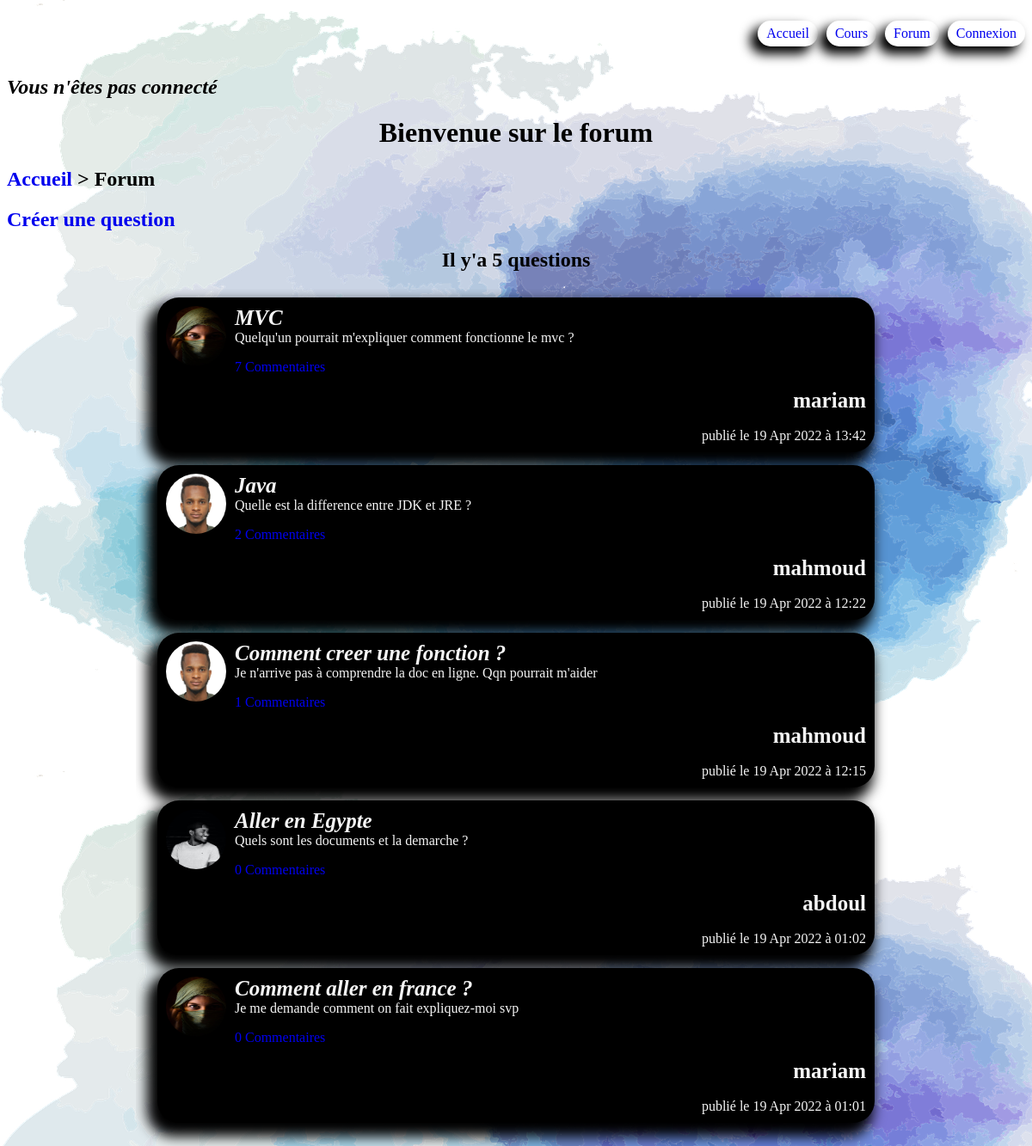
Screenshot of /index.php?location=forum with the database file from the repository.
### tables this page shows
CREATE TABLE `questions` (
  `id` int NOT NULL,
  `userID` int NOT NULL,
  `title` varchar(255) NOT NULL,
  `content` text NOT NULL,
  `question_date` datetime NOT NULL DEFAULT CURRENT_TIMESTAMP
);

CREATE TABLE `members` (
  `id` int NOT NULL,
  `firstName` varchar(255) NOT NULL,
  `lastName` varchar(255) NOT NULL,
  `birthday` date NOT NULL,
  `email` varchar(255) NOT NULL,
  `username` varchar(255) NOT NULL,
  `password_` varchar(255) NOT NULL,
  `inscription_date` datetime NOT NULL DEFAULT CURRENT_TIMESTAMP,
  `gender` varchar(10) NOT NULL,
  `picture` varchar(255) NOT NULL,
  `status_` varchar(20) NOT NULL DEFAULT 'not_answered',
  `level_` int NOT NULL DEFAULT '0'
);

### Controller/controller.php (called while the page is built, shortened)
<?php
require("Model/model.php");
function forum()
{
    $questions= allQuestions();
    $total= totalQuestions();
    require('View/forum.php');
}

### Model/model.php (called while the page is built, shortened)
<?php
function dataBaseConnexion()
{
    try
    {
        $data_base= new PDO('mysql:host=localhost;dbname=WebProject;charset=utf8', 'root', 'Moud1997@');
        return $data_base;
    }
    catch(Exception $e)
    {
        die("Erreur : ".$e->getMessage());
    }
}
function allQuestions()
{
    $data_base= dataBaseConnexion();
    $members= $data_base->query('SELECT questions.id as id, userID, username, content, title, picture, DATE_FORMAT(question_date, \'%d %b %Y à %H:%i\') AS date_ FROM members, questions WHERE questions.userID= members.id ORDER BY id desc');
    $members->execute();
    return $members;
}
function totalQuestions()
{
    $data_base= dataBaseConnexion();
    $number= $data_base->prepare("SELECT COUNT(*) AS total FROM questions");
    $number->execute();
    $total= $number->fetch();
    return $total;
}
function numberCommentsforEachQuestion($idQuestion)
{
    $data_base= dataBaseConnexion();
    $number= $data_base->prepare("SELECT COUNT(*) as total FROM `comments` WHERE questionID= ?");
    $number->execute([$idQuestion]);
    $total= $number->fetch();
    return $total;
}

### View/forum.php (the view, shortened to what this page needs)
<!DOCTYPE html>
<html lang="en">
<head>
    <link rel="stylesheet" href="Public/CSS/menu.css?ts=<?=time()?>">
    <link rel="stylesheet" href="Public/CSS/forum.css?ts=<?=time()?>">
    <link rel="stylesheet" href="Public/CSS/signupAndLogin.css?ts=<?=time()?>">
</head>
<body>
    <?php require('header.php'); ?>
    <?php if(isset($_SESSION['connected'])) :?>
        <h2><em>Bonjour <?=$_SESSION['username']?></em></h2>
    <?php else :?>
        <h2><em>Vous n'êtes pas connecté</em></h2>
    <?php endif ?>
    <h1>Bienvenue sur le forum</h1>
    <h2><a href="index.php?location=home">Accueil</a> > Forum</h2>
    <?php if(isset($_SESSION['connected'])) :?>
        <h2 class="info-form">Créer une question</h2>
        <div class="form">
            <form action="index.php?location=questions" method="post">
                <fieldset>
                    <label for="">Titre: </label><input type="text" name="title" id="" placeholder="Titre"><br>
                    <?php if(isset($errors['title'])) :?>
                        <p class="errors"><?=$errors['title']?></p>
                    <?php endif ?>
                    <textarea name="content" id="" cols="30" rows="10" placeholder="Ecrire le contenu de votre question ici !!!"></textarea><br>
                    <?php if(isset($errors['content'])) :?>
                        <p class="errors"><?=$errors['content']?></p>
                    <?php endif ?>
                    <div class="submit">
                        <input type="reset" value="Annuler"><input type="submit" value="Publier"><br>
                    </div>
                    Tous les champs sont obligatoires
                </fieldset>
            </form>
        </div>
    <?php else: ?>
        <h2><a href="index.php?location=login">Créer une question</a></h2>
    <?php endif?>
    <?php if(isset($total)): ?>
        <h2 class="total">Il y'a <?=$total['total']?> questions</h2>
    <?php endif?>
    <?php if(isset($questions)): ?>
        <div class="all">
            <div id="refresh">
                <?php while($data= $questions->fetch()) : ?>
                    <div class="questions">
                        <div class="question">
                            <a href="index.php?location=otherProfile&userID=<?=$data['userID']?>"><img class="pic" src="<?=$data['picture']?>" alt=""></a>
                            <div class="content">
                                <strong><em><?=$data['title']?></em></strong>
                                <?=$data['content']?>
                                <?php $totalComments= numberCommentsforEachQuestion($data['id']);?>
                                <p><a href="index.php?location=comment&idQuestion=<?=$data['id']?>"><?=$totalComments['total']?> Commentaires</a></p>
                            </div>
                        </div>
                        <div class="info">
                            <strong><?=$data['username']?></strong><br>
                            publié le <?=$data['date_']?>
                        </div>
                    </div>
                <?php endwhile ?>
            </div>
        </div>
    <?php endif?>
</body>
</html>

### index.php (shortened to what this page needs)
<?php
require("Controller/controller.php");
if(isset($_GET['location']))
{
    switch($_GET['location'])
    {
        case $_GET['location'] == "forum":
            forum();
            break;
    }
}
else
{
    homePage();
}

### View/header.php
<div class="menu">
    <ul>
        <li>
            <a href="index.php?location=homePage">Accueil</a>
        </li>
        <li>
            <a href="index.php?location=cours">Cours</a>
        </li>
        <li>
            <a href="index.php?location=forum">Forum</a>
        </li>
        <?php if(isset($_SESSION['connected'])) : ?>
            <li class="picture">
                <a href="index.php?location=profile">
                    <img src="<?=$_SESSION['picture']?>" alt="">
                    <div id="green_light"></div>
                </a>
            </li>
        <?php else: ?>
            <li>
                <a href="index.php?location=login">Connexion</a>
            </li>
        <?php endif?>
    </ul>
</div>

### Public/CSS/menu.css (style rules this page uses)
.menu { display: block; height: 60px; position: relative; }
.menu ul { position: absolute; right: 0; display: flex; }
.menu ul li { margin-left: 10px; display: flex; align-items: center; align-content: center; list-style-type: none; height: 30px; padding: 0 10px; border-radius: 15px; background-color: rgb(255, 255, 255); -webkit-box-shadow: -8px 8px 13px 1px #000000; box-shadow: -8px 8px 13px 1px #000000; transition: all ease-in-out 1s; }
a { text-decoration: none; }

### Public/CSS/forum.css (style rules this page uses)
body { background: url("../Image/fond5.png"); }
h1, .total { text-align: center; font-family: "Brush Script MT", cursive; }
h2, strong { font-family: "Brush Script MT", cursive; }
.all { overflow: auto; height: 82vh; margin: 0 150px; padding: 10px 25px; }
.pic { height: 70px; width: 70px; border-radius: 50%; margin-right: 10px; }
.questions { background-color: rgb(0, 0, 0); padding: 10px; border-radius: 25px; margin-bottom: 15px; color: whitesmoke; -webkit-box-shadow: -7px 11px 15px 5px #000000; box-shadow: -7px 11px 15px 5px #000000; }
.question { display: flex; flex-direction: row; flex-wrap: nowrap; justify-content: flex-start; align-items: stretch; align-content: stretch; }
.content { display: flex; flex-direction: column; flex-wrap: nowrap; justify-content: flex-start; align-items: stretch; align-content: stretch; }
strong { font-family: "Brush Script MT", cursive; font-size: 25px; }
.info { display: flex; flex-direction: column; flex-wrap: nowrap; justify-content: flex-end; align-items: flex-end; align-content: stretch; }

### Public/CSS/signupAndLogin.css (style rules this page uses)
body { background: url("../Image/fond5.png"); }
h1 { text-align: center; font-family: "Brush Script MT", cursive; }
h2, legend { font-family: "Brush Script MT", cursive; }
a { text-decoration: none; }

### rows the page displays
questions: userID.picture (picture), title "MVC", content "Quelqu'un pourrait m'expliquer comment fonctionne le mvc ?", total "7", userID.username "mariam", date_ "19 Apr 2022 à 13:42"
questions: userID.picture (picture), title "Java", content "Quelle est la difference entre JDK et JRE ?", total "2", userID.username "mahmoud", date_ "19 Apr 2022 à 12:22"
questions: userID.picture (picture), title "Comment creer une fonction ?", content "Je n'arrive pas à comprendre la doc en ligne. Qqn pourrait m'aider", total "1", userID.username "mahmoud", date_ "19 Apr 2022 à 12:15"
questions: userID.picture (picture), title "Aller en Egypte", content "Quels sont les documents et la demarche ?", total "0", userID.username "abdoul", date_ "19 Apr 2022 à 01:02"
questions: userID.picture (picture), title "Comment aller en france ?", content "Je me demande comment on fait expliquez-moi svp", total "0", userID.username "mariam", date_ "19 Apr 2022 à 01:01"

### other values shown
$total['total'] "5"
